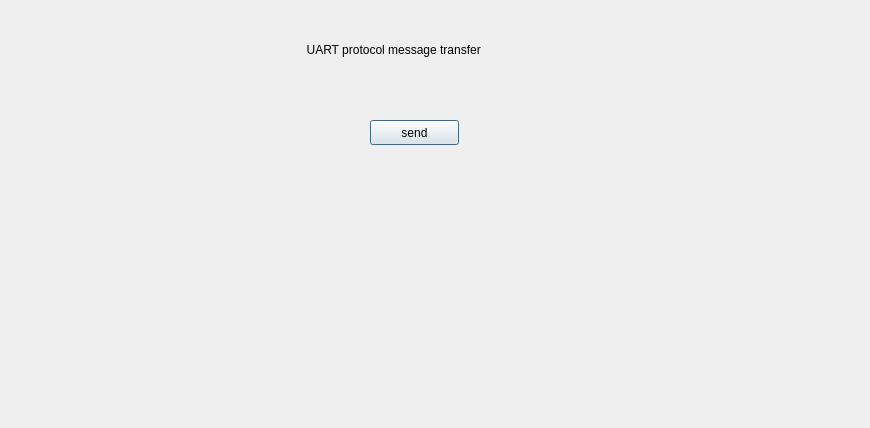
<?xml version="1.0" encoding="UTF-8"?>
<ui version="4.0">
 <class>uart_m</class>
 <widget class="QDialog" name="uart_m">
  <property name="geometry">
   <rect>
    <x>0</x>
    <y>0</y>
    <width>870</width>
    <height>428</height>
   </rect>
  </property>
  <property name="windowTitle">
   <string>Dialog</string>
  </property>
  <widget class="QLabel" name="label">
   <property name="geometry">
    <rect>
     <x>290</x>
     <y>40</y>
     <width>291</width>
     <height>20</height>
    </rect>
   </property>
   <property name="text">
    <string>     UART protocol message transfer</string>
   </property>
  </widget>
  <widget class="QPushButton" name="pushButton">
   <property name="geometry">
    <rect>
     <x>370</x>
     <y>120</y>
     <width>89</width>
     <height>25</height>
    </rect>
   </property>
   <property name="text">
    <string>send</string>
   </property>
  </widget>
  <widget class="QLabel" name="label_2">
   <property name="geometry">
    <rect>
     <x>106</x>
     <y>100</y>
     <width>161</width>
     <height>251</height>
    </rect>
   </property>
   <property name="text">
    <string/>
   </property>
  </widget>
 </widget>
 <resources/>
 <connections/>
</ui>
